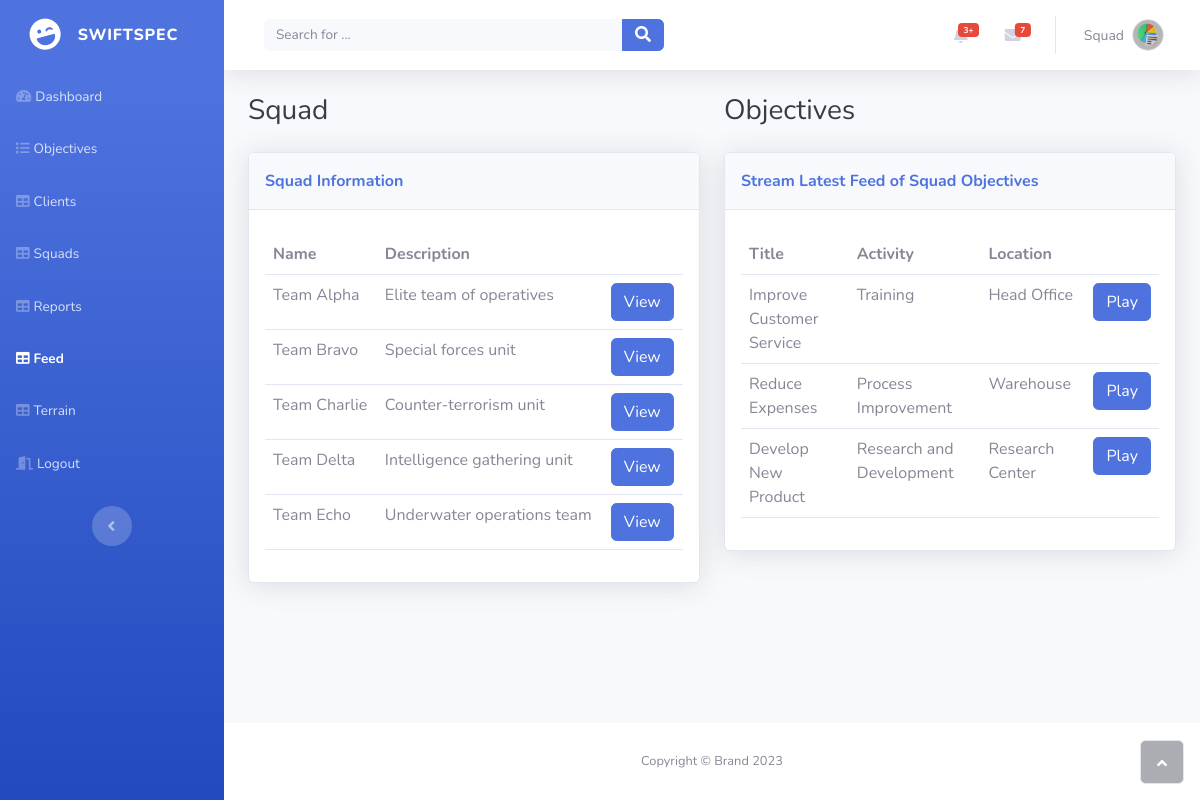
/squadfeed.php, run on an earlier commit of the app's database.
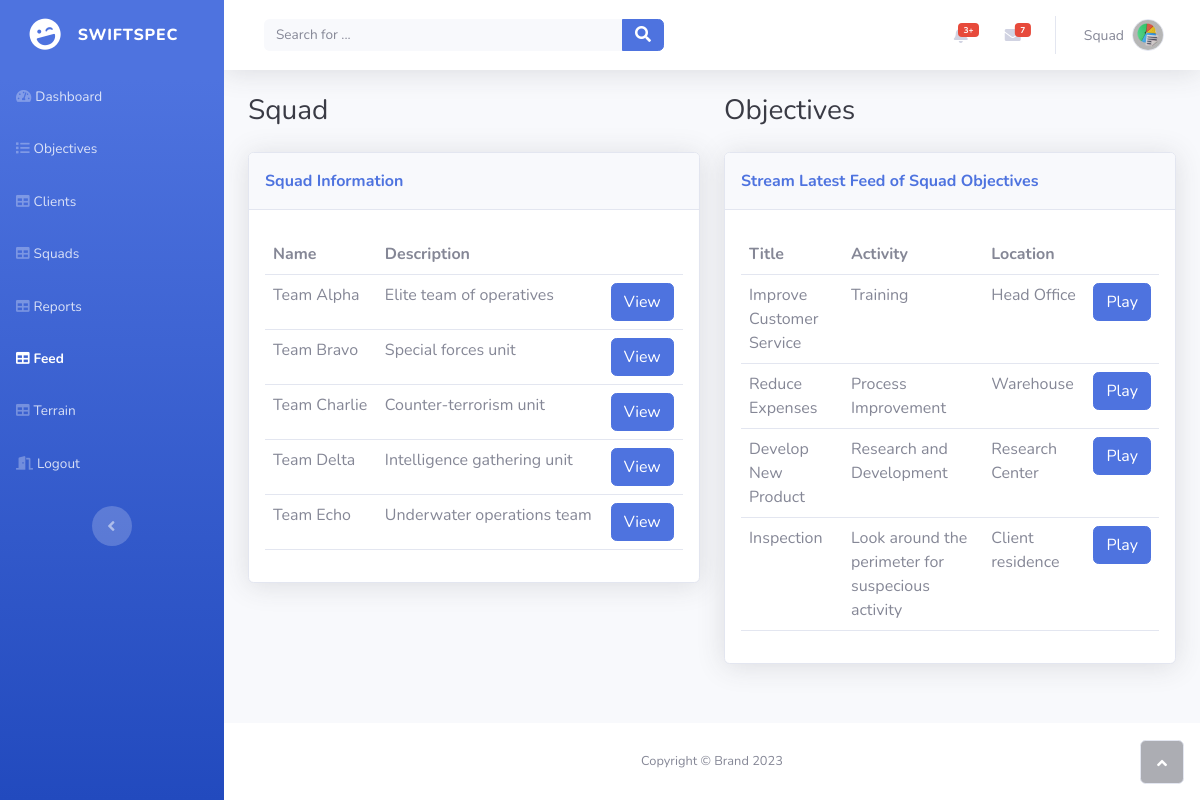
And on a later commit of the database.
### tables this page shows
CREATE TABLE `squad` (
  `SquadID` int(11) NOT NULL,
  `SquadName` varchar(50) DEFAULT NULL,
  `Description` varchar(255) DEFAULT NULL,
  `ClientID` int(11) DEFAULT NULL,
  `DateAdded` timestamp NOT NULL DEFAULT current_timestamp() ON UPDATE current_timestamp()
);

CREATE TABLE `objectives` (
  `ObjectiveID` int(11) NOT NULL,
  `SquadID` int(11) DEFAULT NULL,
  `Title` varchar(50) DEFAULT NULL,
  `Activity` varchar(255) DEFAULT NULL,
  `FromTime` datetime DEFAULT NULL,
  `ToTime` datetime DEFAULT NULL,
  `Location` varchar(255) DEFAULT NULL,
  `DateSet` timestamp NOT NULL DEFAULT current_timestamp() ON UPDATE current_timestamp()
);

### php/displayfeed.php (called while the page is built, shortened)
<?php
require_once 'connection.php';
$sql = "SELECT * FROM squad";
$result = $connection->query($sql);
$squads = array();
if ($result->num_rows > 0) {
    while ($squad = $result->fetch_assoc()) {
        $squads[] = $squad;
    }
}
$sql = "SELECT * FROM objectives";
$result = $connection->query($sql);
$objectives = array();
if ($result->num_rows > 0) {
    while ($objective = $result->fetch_assoc()) {
        $objectives[] = $objective;
    }
}

### squadfeed.php (the view, shortened to what the changed rows need)
<?php
require_once 'php/displayfeed.php';
$selectedSquad = 1;
?>
<!DOCTYPE html>
<html lang="en">
<head>
    <link rel="stylesheet" href="assets/bootstrap/css/bootstrap.min.css">
    <link rel="stylesheet" href="assets/fonts/fontawesome-all.min.css">
</head>
<body id="page-top">
    <div id="wrapper">
        <div class="d-flex flex-column" id="content-wrapper">
            <div id="content">
                <div class="container-fluid">
                    <div class="row">
                        <div class="col-md-6">
                            <div class="card shadow">
                                <div class="card-body">
                                    <div class="table-responsive table mt-2" id="dataTable" role="grid" aria-describedby="dataTable_info">
                                        <table class="table my-0" id="dataTable">
                                            <thead>
                                                <tr>
                                                    <th>Name</th>
                                                    <th>Description</th>
                                                    <th colspan="1"></th>
                                                </tr>
                                            </thead>
                                            <tbody>
                                                <?php foreach ($squads as $squad) : ?>
                                                    <tr>
                                                        <td><?php echo $squad['SquadName']; ?></td>
                                                        <td><?php echo $squad['Description']; ?></td>
                                                        <td><a href="feed.php?id=<?php echo $squad['SquadID']; ?>"><button class="btn btn-primary">View</button></a></td>
                                                    </tr>
                                                <?php endforeach; ?>
                                            </tbody>
                                        </table>
                                    </div>
                                </div>
                            </div>
                        </div>
                        <div class="col-md-6">
                            <div class="card shadow">
                                <div class="card-body">
                                    <div class="table-responsive table mt-2" id="dataTable" role="grid" aria-describedby="dataTable_info">
                                        <table class="table my-0" id="dataTable">
                                            <thead>
                                                <tr>
                                                    <th>Title</th>
                                                    <th>Activity</th>
                                                    <th>Location</th>
                                                    <th colspan="1"></th>
                                                </tr>
                                            </thead>
                                            <tbody>
                                                <?php foreach ($objectives as $objective) : ?>
                                                    <?php if ($objective["SquadID"] == $selectedSquad) : ?>
                                                        <tr>
                                                            <td><?php echo $objective['Title']; ?></td>
                                                            <td><?php echo $objective['Activity']; ?></td>
                                                            <td><?php echo $objective['Location']; ?></td>
                                                            <td><a href="feed.php?id=<?php echo $selectedSquad; ?>&object_id=<?php echo $objective['ObjectiveID']; ?>"><button class="btn btn-primary">Play</button></a></td>
                                                        </tr>
                                                    <?php endif; ?>
                                                <?php endforeach; ?>
                                            </tbody>
                                        </table>
                                    </div>
                                </div>
                            </div>
                        </div>
                    </div>
                </div>
            </div>
        </div><a class="border rounded d-inline scroll-to-top" href="#page-top"><i class="fas fa-angle-up"></i></a>
    </div>
</body>
</html>

What changed in the data, as far as the page shows it:
added objectives: Title "Inspection", Activity "Look around the perimeter for suspecious activity", Location "Client residence"
